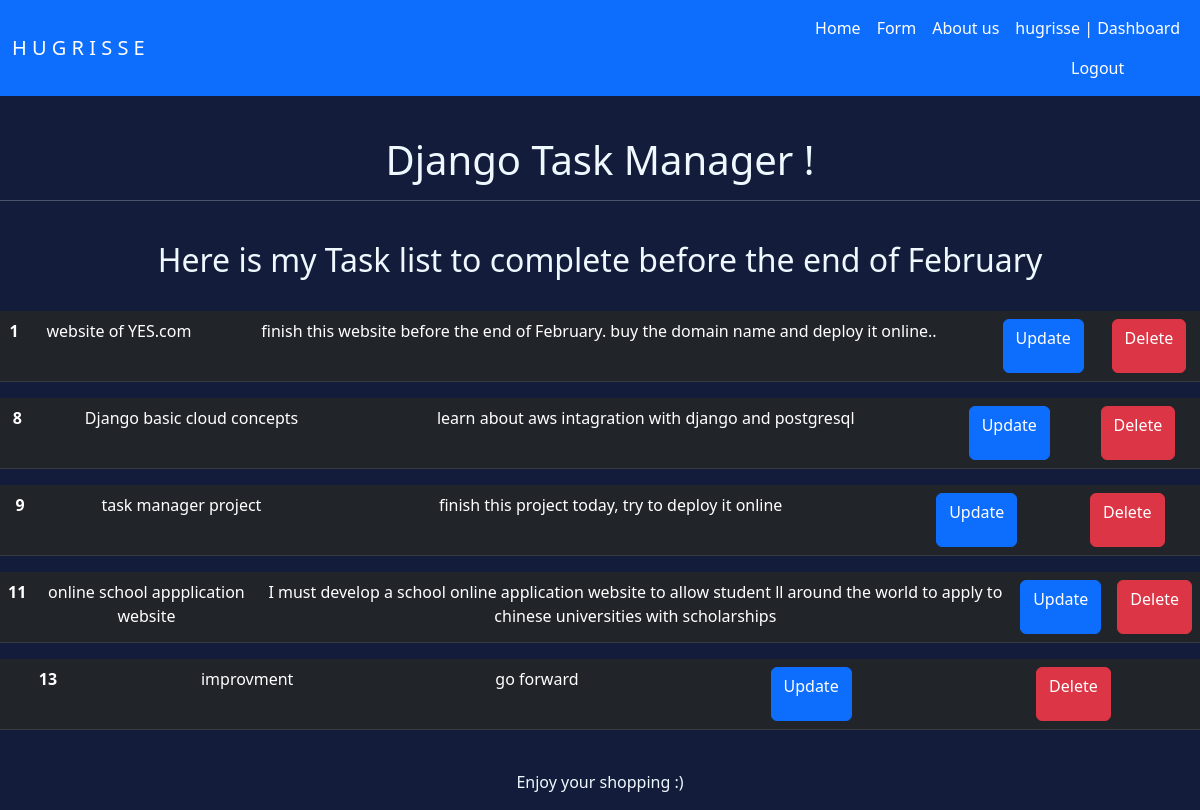
The app's page / (signed in) with its own data.
### mainapp/models.py (models this page shows, shortened)
class Task(models.Model):
    title = models.CharField(max_length=50)
    content = models.CharField(max_length=500)
    date_posted = models.DateTimeField(auto_now_add=True)

### mainapp/views.py (the view)
# urls.py: path('', views.home, name='home'),
@login_required(login_url="/login")
def home(request):
    taksList = Task.objects.all()
    context = {'tasks' : taksList}
    return render(request, 'home.html', context = context)

### templates/home.html (shortened to what this page needs)
{% extends 'base.html' %}
{% load static %}
{% block content %}
<!DOCTYPE html>
<html lang="en">
<head>
    <link rel="stylesheet" href="{% static 'css/style.css' %}"
</head>
<body>
    <h1> Django Task Manager !</h1>
    <hr>
    <h2>Here is my Task list to complete before the end of February </h2>
    <br>
    {% for task in tasks %}
    <table class="table table-dark">
          <tr>
            <th>{{task.id}}</th>
            <td>{{task.title}}</td>
            <td>{{task.content}}</td>
            <td> <a href="{% url 'updateTask' task.id %}">
              <button type="button" class="btn btn-primary" data-bs-toggle="modal" data-bs-target="#exampleModal">
                <p>Update</p>
            </button>
            </a> </td>
            <td> <a href="{% url 'deleteTask' task.id %}">
              <button type="button" class="btn btn-danger" data-bs-toggle="modal" data-bs-target="#exampleModal">
                  <p>Delete</p>
              </button>
            </a>
          </td>
          </tr>
      </table>
    {% endfor %}
    <br>
    <p>Enjoy your shopping :) </p>
</body>
</html>
{% endblock %}

### templates/base.html (shortened to what this page needs)
<!DOCTYPE html>
<html lang="en">
<head>
    <link href="https://cdn.jsdelivr.net/npm/bootstrap@5.3.0-alpha1/dist/css/bootstrap.min.css" rel="stylesheet">
</head>
<body>
    <nav class="navbar navbar-expand-lg navbar-dark bg-primary  ">
        <div class="container-fluid">
          {% if user.is_authenticated %}
          <a class="navbar-brand" href="{% url 'home' %}">H U G R I S S E</a>
          {% else %}
          <a class="navbar-brand" href="{% url 'login' %}">H U G R I S S E</a>
          {% endif %}
          <div class="collapse navbar-collapse" id="navbarSupportedContent">
            <ul class="navbar-nav ms-auto mb-2 mb-lg-0">
              <li class="nav-item">
                <a class="nav-link active" aria-current="page" href="{% url 'home' %}">Home</a>
              </li>
              <li class="nav-item">
                {% if user.is_authenticated %}
                <a class="nav-link active" href="{% url 'taskForm' %}">Form</a>
                {% endif %}
              </li>
              <li class="nav-item">
                {% if user.is_authenticated %}
                <a class="nav-link active" href="{% url 'about'%}">About us</a>
                {% endif %}
              </li>
              <li class="nav-item">
                {% if user.is_authenticated %}
                    <a class="nav-link active" href="{% url 'dashboard'%}">{{ user.username }} | Dashboard</a>
                    <a class="nav-link active" href="{% url 'logout'%}"> Logout</a>
                {% else %}
                    <a class="nav-link active" href="{% url 'register'%}">Register</a>
              {% endif %}
              </li>
            </ul>
          </div>
        </div>
      </nav>
{% block content %}
{% endblock %}
</body>
</html>

### static/css/style.css (style rules this page uses)
body { background-color: rgb(19, 29, 59); color: aliceblue; justify-content: center; text-align: center; }
a { text-decoration: none; }
h1, h2 { margin-top: 40px; }

### records on screen
Task: id "1", title "website of YES.com", content "finish this website before the end of February. buy the domain name and deploy it online.."
Task: id "8", title "Django basic cloud concepts", content "learn about aws intagration with django and postgresql"
Task: id "9", title "task manager project", content "finish this project today, try to deploy it online"
Task: id "11", title "online school appplication website", content "I must develop a school online application website to allow student ll around the world to apply to chinese universities with scholarships"
Task: id "13", title "improvment", content "go forward"

### other values on screen
{{ user.username }} "hugrisse"
